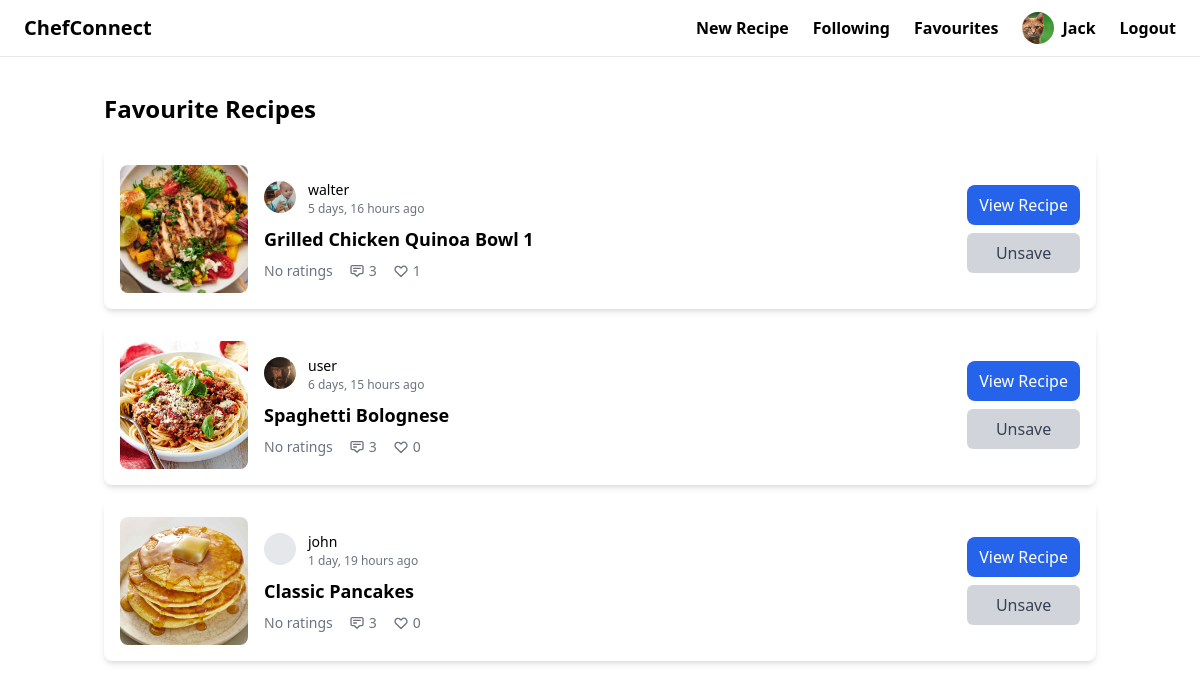
/recipe/saved/ (signed in), run on the app's committed database.
### users/models.py (models this page shows, shortened)
class CustomUser(AbstractUser):
    profile_picture = models.ImageField(upload_to="profile_pictures", blank=True, null=True)  # media/profile_pictures
    description = models.TextField(blank=True, null=True)

### recipe/models.py (models this page shows, shortened)
class Recipe(models.Model):
    title = models.CharField(max_length=255)
    description = models.TextField()
    preparation_time = models.PositiveIntegerField(help_text="Time in minutes")
    servings = models.PositiveIntegerField()
    food_pic = models.ImageField(upload_to="recipe_pictures/", blank=True)
    tags = models.ManyToManyField(Tag, related_name='recipes')
    created_at = models.DateTimeField(auto_now_add=True)
    updated_at = models.DateTimeField(auto_now=True)
    created_by = models.ForeignKey(settings.AUTH_USER_MODEL, on_delete=models.CASCADE, null=True, blank=True,
                                   related_name='created_recipes')
    saved_by = models.ManyToManyField(settings.AUTH_USER_MODEL, related_name='saved_recipes', blank=True)

### recipe/views.py (the view)
# urls.py: path('recipe/saved/', saved_recipe, name="saved_recipes")
@login_required
def saved_recipe(request):
    user = CustomUser.objects.get(pk=request.user.id)
    recipes = user.saved_recipes.all()
    rating_choices = [
        (1, '★'),
        (2, '★★'),
        (3, '★★★'),
        (4, '★★★★'),
        (5, '★★★★★'),
    ]
    return render(request, 'recipe/saved_recipe.html', {"saved_recipes": recipes})

### recipe/templates/recipe/saved_recipe.html (shortened to what this page needs)
{% extends 'base.html' %}
{% load static %}
{% block content %}
    <div class="container mx-auto px-4 py-6">
        <h1 class="text-2xl font-bold mb-6">Favourite Recipes</h1>
        <div class="space-y-4">
            {% for saved_recipe in saved_recipes %}
                <div class="bg-white rounded-lg shadow-md overflow-hidden hover:shadow-lg transition-shadow duration-300">
                    <div class="flex flex-col sm:flex-row items-start sm:items-center p-4 gap-4">
                        <div class="w-full sm:w-32 h-48 sm:h-32 flex-shrink-0">
                            {% if saved_recipe.food_pic %}
                                <img src="{{ saved_recipe.food_pic.url }}"
                                     alt="{{ saved_recipe.title }}"
                                     class="w-full h-full object-cover rounded-lg">
                            {% else %}
                                <div class="w-full h-full bg-gray-200 rounded-lg flex items-center justify-center">
                                    <span class="text-gray-400 text-sm">No image</span>
                                </div>
                            {% endif %}
                        </div>
                        <div class="flex-grow w-full sm:w-auto">
                            <div class="flex items-center gap-3 mb-2">
                                {% if saved_recipe.created_by.profile_picture %}
                                    <img src="{{ saved_recipe.created_by.profile_picture.url }}"
                                         alt="{{ saved_recipe.created_by.username | capfirst }}"
                                         class="w-8 h-8 rounded-full object-cover">
                                {% else %}
                                    <div class="w-8 h-8 rounded-full bg-gray-200 flex items-center justify-center">
                                    </div>
                                {% endif %}
                                <div class="flex flex-col">
                                    <a href="{% url 'users:chef-profile' saved_recipe.created_by.id %}">
                                        <span class="text-sm font-medium hover:text-blue-500">{{ saved_recipe.created_by.username }}</span>
                                    </a>
                                    <span class="text-xs text-gray-500">{{ saved_recipe.created_at|timesince }} ago</span>
                                </div>
                            </div>
                            <h2 class="text-lg font-semibold mb-2 hover:text-blue-500">{{ saved_recipe.title }}</h2>
                            <div class="flex flex-wrap items-center gap-4 text-sm text-gray-500">
                                <div class="flex items-center gap-1 hover:text-blue-500">
                                    {% if saved_recipe.recipe.get_avg_rating %}
                                        <div class="flex text-yellow-400">
                                            {% for i in saved_recipe.get_avg_rating %}
                                                <span>★</span>
                                            {% endfor %}
                                        </div>
                                    {% else %}
                                        <span>No ratings</span>
                                    {% endif %}
                                </div>
                                <div class="flex items-center gap-1 hover:text-blue-500">
                                    <svg class="w-4 h-4" fill="none" stroke="currentColor" viewBox="0 0 24 24">
                                        <path stroke-linecap="round" stroke-linejoin="round" stroke-width="2"
                                              d="M7 8h10M7 12h4m1 8l-4-4H5a2 2 0 01-2-2V6a2 2 0 012-2h14a2 2 0 012 2v8a2 2 0 01-2 2h-3l-4 4z"/>
                                    </svg>
                                    <span>{{ saved_recipe.reviews.count }}</span>
                                </div>
                                <div class="flex items-center gap-1 hover:text-blue-500">
                                    <svg class="w-4 h-4" fill="none" stroke="currentColor" viewBox="0 0 24 24">
                                        <path stroke-linecap="round" stroke-linejoin="round" stroke-width="2"
                                              d="M4.318 6.318a4.5 4.5 0 000 6.364L12 20.364l7.682-7.682a4.5 4.5 0 00-6.364-6.364L12 7.636l-1.318-1.318a4.5 4.5 0 00-6.364 0z"/>
                                    </svg>
                                    <span>{{ saved_recipe.likes.count }}</span>
                                </div>
                            </div>
                        </div>
                        <div class="flex flex-row sm:flex-col gap-2 w-full sm:w-auto mt-4 sm:mt-0">
                            <a href="{% url 'recipe:detail' saved_recipe.id %}"
                               class="flex-1 sm:flex-none px-3 py-2 bg-blue-600 text-white rounded-lg hover:bg-blue-700 text-center">
                                View Recipe
                            </a>
                            <button onclick="saveToggle({{ saved_recipe.id }}, this)"
                                    id="save_button"
                                    class="flex-1 sm:flex-none px-3 py-2 bg-gray-300 text-gray-700 rounded-md hover:opacity-80">
                                Unsave
                            </button>
                        </div>
                    </div>
                </div>
            {% empty %}
                <div class="text-center py-12">
                    <h3 class="text-xl text-gray-600">No saved recipes</h3>
                    <p class="mt-2 text-gray-500">Start saving some recipes!</p>
                </div>
            {% endfor %}
        </div>
    </div>
{% endblock %}

### chefconnect/templates/base.html (shortened to what this page needs)
{% load static %}
<!doctype html>
<html>
<head>
    <script src="https://cdn.tailwindcss.com"></script>
</head>
<body>
<nav class="relative py-3 px-4 md:px-6 border-b border-gray-200">
    <div class="max-w-7xl mx-auto">
        <div class="flex justify-between items-center">
            <a href="/" class="text-xl font-semibold">ChefConnect</a>
            <div class="hidden md:flex items-center space-x-6">
                <a href="{% url 'recipe:add_recipe' %}" class="text-base font-semibold hover:text-gray-500">New
                    Recipe</a>
                <a href="{% url 'users:following' %}" class="text-base font-semibold hover:text-gray-500">Following</a>
                <a href="{% url 'recipe:saved_recipes' %}" class="text-base font-semibold hover:text-gray-500">Favourites</a>
                {% if request.user.is_authenticated %}
                    <a href="{% url 'users:profile' %}" class="flex items-center space-x-2">
                        {% if request.user.profile_picture %}
                            <img src="{{ request.user.profile_picture.url }}" alt="Profile"
                                 class="w-8 h-8 rounded-full object-cover">
                        {% else %}
                            <div class="w-8 h-8 rounded-full bg-gray-300 flex items-center justify-center">
                                <span class="text-gray-600">{{ request.user.username|first|upper }}</span>
                            </div>
                        {% endif %}
                        <span class="text-base font-semibold hover:text-gray-500">{{ request.user.username | capfirst }}</span>
                    </a>
                    <a href="{% url 'users:logout' %}"
                       class="text-base font-semibold hover:text-red-700">Logout</a>
                {% endif %}
            </div>
        </div>
    </div>
</nav>
<div class="px-4 md:px-6 py-3">
    {% block content %}
    {% endblock %}
</div>
</body>
</html>

### data on the page
CustomUser: user.profile_picture (picture), user.username "Jack"
Recipe: food_pic (picture), created_by.profile_picture (picture), created_by.username "walter", created_at "5 days, 16 hours", title "Grilled Chicken Quinoa Bowl 1", reviews.count "3", likes.count "1"
Recipe: food_pic (picture), created_by.profile_picture (picture), created_by.username "user", created_at "6 days, 15 hours", title "Spaghetti Bolognese", reviews.count "3", likes.count "0"
Recipe: food_pic (picture), created_by.username "john", created_at "1 day, 19 hours", title "Classic Pancakes", reviews.count "3", likes.count "0"
